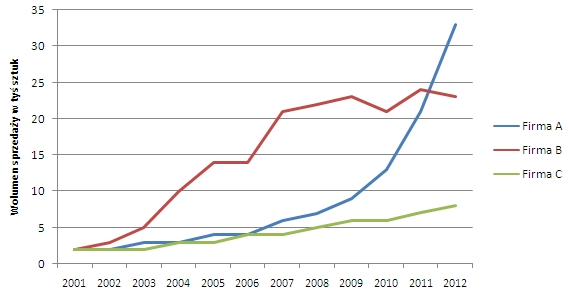
#> input picture images/klasa1.jpg, 569 x 295 px
$ python index.py
#> lines starting #> are read from the running program, lines starting #| are printed output that depends on the picture
import cv2
import numpy as np
import matplotlib.pyplot as plt
from skimage.metrics import peak_signal_noise_ratio as psnr
from skimage.metrics import structural_similarity as ssim
from skimage import io

# Ustawienia
class1_path = 'images/klasa1.jpg'
class2_path = 'images/klasa2.jpg'
class3_path = 'images/klasa3.jpg'
class4_path = 'images/klasa4.jpg'


#
# 1. Porównianie oryginalnych obrazów
#

# Wczytywanie obrazów
image1 = cv2.imread(class1_path, cv2.IMREAD_GRAYSCALE)
#> image1: shape (295, 569); min 0, max 255, mean 247.1
image2 = cv2.imread(class2_path, cv2.IMREAD_GRAYSCALE)
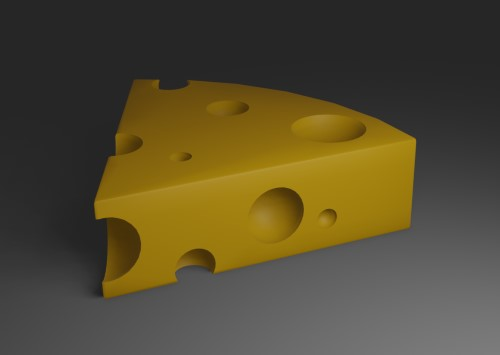
#> input picture images/klasa2.jpg, 500 x 355 px
#> image2: shape (355, 500); min 31, max 148, mean 75.2
image3 = cv2.imread(class3_path, cv2.IMREAD_GRAYSCALE)
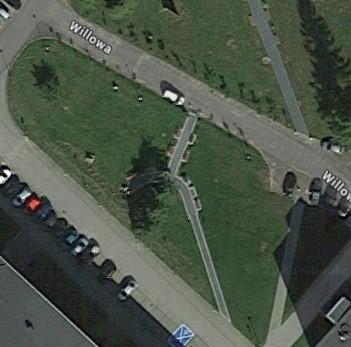
#> input picture images/klasa3.jpg, 351 x 347 px
#> image3: shape (347, 351); min 0, max 255, mean 79.7
image4 = cv2.imread(class4_path, cv2.IMREAD_GRAYSCALE)
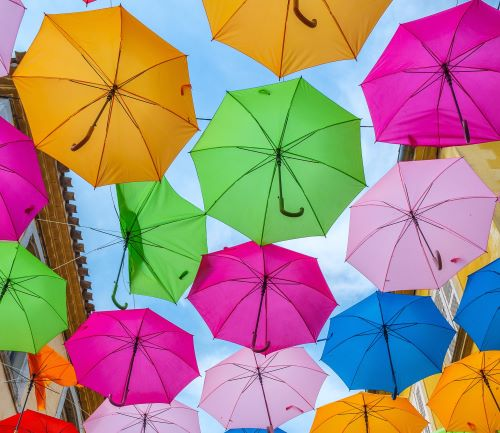
#> input picture images/klasa4.jpg, 500 x 433 px
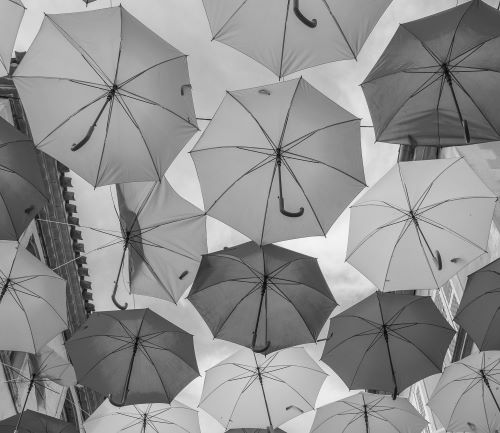
#> image4: shape (433, 500); min 0, max 251, mean 144

# Obliczanie histogramów
histogram1 = cv2.calcHist([image1], [0], None, [256], [0, 256])
#> histogram1 = 256 values, max 155157 at index 255, min 0 at index 2, mean 655.7
histogram2 = cv2.calcHist([image2], [0], None, [256], [0, 256])
#> histogram2 = 256 values, max 41948 at index 38, min 0 at index 0, mean 693.4
histogram3 = cv2.calcHist([image3], [0], None, [256], [0, 256])
#> histogram3 = 256 values, max 2693 at index 73, min 0 at index 247, mean 475.8
histogram4 = cv2.calcHist([image4], [0], None, [256], [0, 256])
#> histogram4 = 256 values, max 3043 at index 163, min 0 at index 1, mean 845.7

def show_histogram_plot(img_number, original_image):
#> called with img_number = 1
    histogram = cv2.calcHist([original_image], [0], None, [256], [0, 256])
#> histogram has the same summary as histogram1 outside show_histogram_plot
    plt.figure(figsize=(12, 4))
    plt.subplot(131), plt.imshow(original_image, cmap='gray'), plt.title(f'Obraz {img_number}')
    plt.subplot(132), plt.plot(histogram), plt.title(f'Histogram Obrazu {img_number}')
    plt.subplot(133), plt.hist(original_image.ravel(), 256, [0, 256]), plt.title(f'Histogram Obrazu {img_number} (inna metoda)')
    plt.show()
#> figure, not shown here; panel 2: curve peaks at x = 255, y = 155157; panel 3: tallest bar 155157 high, from x = 255 to 256

# Wyświetlenie histogramów
show_histogram_plot(1, image1)
show_histogram_plot(2, image2)
#> call 2 of show_histogram_plot, with img_number = 2
#> in show_histogram_plot (call 2), `histogram = cv2.calcHist([original_image], [0], None, [256], [0, 256])`: histogram has the same summary as histogram2 outside show_histogram_plot
#> in show_histogram_plot (call 2), `plt.show()`:
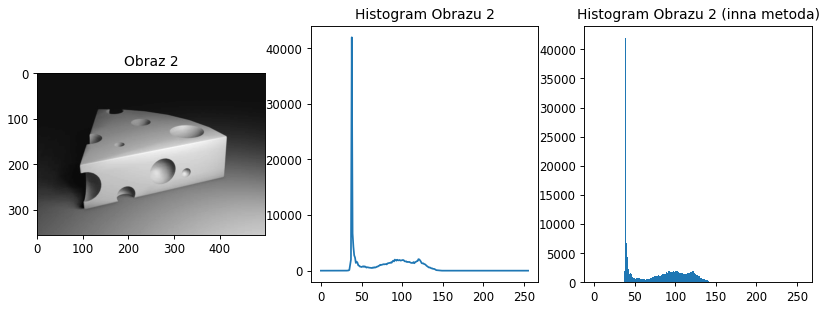
#> figure drawn by matplotlib, 3 panels; panel 2: curve peaks at x = 38, y = 41948; panel 3: tallest bar 41948 high, from x = 38 to 39
show_histogram_plot(3, image3)
#> call 3 of show_histogram_plot, with img_number = 3
#> in show_histogram_plot (call 3), `histogram = cv2.calcHist([original_image], [0], None, [256], [0, 256])`: histogram has the same summary as histogram3 outside show_histogram_plot
#> in show_histogram_plot (call 3), `plt.show()`:
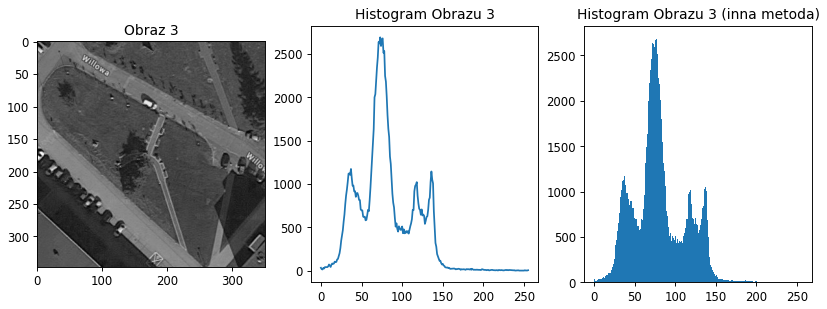
#> figure drawn by matplotlib, 3 panels; panel 2: curve peaks at x = 73, y = 2693; panel 3: tallest bar 2693 high, from x = 73 to 74
show_histogram_plot(4, image4)


#
# 2. Transformacje obrazów
#

# Wyrównanie histogramu (EQUALIZATION)
equalized_image1 = cv2.equalizeHist(image1)
equalized_image2 = cv2.equalizeHist(image2)
equalized_image3 = cv2.equalizeHist(image3)
equalized_image4 = cv2.equalizeHist(image4)

# Rozciąganie histogramu (STRECHING)
min_pixel_value = 50 # Minimalna wartość piksela po rozciągnięciu
max_pixel_value = 200 # Maksymalna wartość piksela po rozciągnięciu
stretched_image1 = cv2.normalize(image1, None, min_pixel_value, max_pixel_value, cv2.NORM_MINMAX)
stretched_image2 = cv2.normalize(image2, None, min_pixel_value, max_pixel_value, cv2.NORM_MINMAX)
stretched_image3 = cv2.normalize(image3, None, min_pixel_value, max_pixel_value, cv2.NORM_MINMAX)
stretched_image4 = cv2.normalize(image4, None, min_pixel_value, max_pixel_value, cv2.NORM_MINMAX)

# Skalowanie histogramu (SCALING)
alpha = 1.5 # Współczynnik skali
scaled_image1 = cv2.multiply(image1, alpha)
scaled_image2 = cv2.multiply(image2, alpha)
scaled_image3 = cv2.multiply(image3, alpha)
scaled_image4 = cv2.multiply(image4, alpha)

# Wygładzanie i wyostrzanie (za pomocą filtra Gaussa)
kernel_size = (5, 5) # Rozmiar jądra filtra Gaussa
smoothed_image1 = cv2.GaussianBlur(image1, kernel_size, 0)
smoothed_image2 = cv2.GaussianBlur(image2, kernel_size, 0)
smoothed_image3 = cv2.GaussianBlur(image3, kernel_size, 0)
smoothed_image4 = cv2.GaussianBlur(image4, kernel_size, 0)
sharpened_image1 = cv2.addWeighted(image1, 1.5, smoothed_image1, -0.5, 0)
sharpened_image2 = cv2.addWeighted(image2, 1.5, smoothed_image2, -0.5, 0)
sharpened_image3 = cv2.addWeighted(image3, 1.5, smoothed_image3, -0.5, 0)
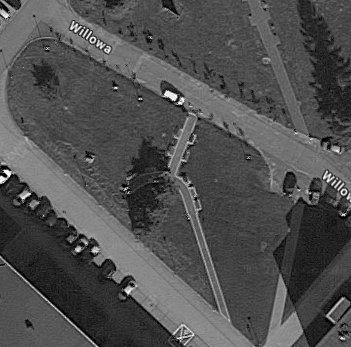
#> sharpened_image3: shape (347, 351); min 0, max 255, mean 79.7
sharpened_image4 = cv2.addWeighted(image4, 1.5, smoothed_image4, -0.5, 0)

def show_transformed_plot(img_number, original_image, equalized_image, stretched_image, scaled_image, smoothed_image, sharpened_image):
#> called with img_number = 1
    plt.figure(figsize=(12, 4))
    plt.subplot(231), plt.imshow(original_image, cmap='gray'), plt.title(f'Obraz {img_number}')
    plt.subplot(232), plt.imshow(equalized_image, cmap='gray'), plt.title(f'Wyrównany Obraz {img_number}')
    plt.subplot(233), plt.imshow(stretched_image, cmap='gray'), plt.title(f'Rozciągnięty Obraz {img_number}')
    plt.subplot(234), plt.imshow(scaled_image, cmap='gray'), plt.title(f'Skalowany Obraz {img_number}')
    plt.subplot(235), plt.imshow(smoothed_image, cmap='gray'), plt.title(f'Wygładzony Obraz {img_number}')
    plt.subplot(236), plt.imshow(sharpened_image, cmap='gray'), plt.title(f'Wyostrzony Obraz {img_number}')
    plt.show()

# Wyświetlenie obrazów wynikowych
show_transformed_plot(1, image1, equalized_image1, stretched_image1, scaled_image1, smoothed_image1, sharpened_image1)
show_transformed_plot(2, image2, equalized_image2, stretched_image2, scaled_image2, smoothed_image2, sharpened_image2)
show_transformed_plot(3, image3, equalized_image3, stretched_image3, scaled_image3, smoothed_image3, sharpened_image3)
show_transformed_plot(4, image4, equalized_image4, stretched_image4, scaled_image4, smoothed_image4, sharpened_image4)


#
# 3. Ocena PSNR
#

def show_psnr_ssim(img_number, original_image, equalized_image, stretched_image, scaled_image, smoothed_image, sharpened_image):
    # Obliczenie wskaźnika PSNR
#> called with img_number = 1
    psnr_equalized = psnr(original_image, equalized_image)
#> psnr_equalized = 15.7
    psnr_stretched = psnr(original_image, stretched_image)
#> psnr_stretched = 13.57
    psnr_scaled = psnr(original_image, scaled_image)
#> psnr_scaled = 24.11
    psnr_smoothed = psnr(original_image, smoothed_image)
#> psnr_smoothed = 22.32
    psnr_sharpened = psnr(original_image, sharpened_image)
#> psnr_sharpened = 31.57

    # Obliczenie wskaźnika SSIM
    ssim_equalized = ssim(original_image, equalized_image)
#> ssim_equalized = 0.847
    ssim_stretched = ssim(original_image, stretched_image)
#> ssim_stretched = 0.938
    ssim_scaled = ssim(original_image, scaled_image)
#> ssim_scaled = 0.928
    ssim_smoothed = ssim(original_image, smoothed_image)
#> ssim_smoothed = 0.842
    ssim_sharpened = ssim(original_image, sharpened_image)
#> ssim_sharpened = 0.993

    # Wyświetlenie wyników
    print(f'-------- OBRAZ NR {img_number} --------')
    print(f'PSNR po wyrównaniu histogramu: {psnr_equalized:.2f}')
#| PSNR po wyrównaniu histogramu: 15.70
    print(f'PSNR po rozciągnięciu histogramu: {psnr_stretched:.2f}')
#| PSNR po rozciągnięciu histogramu: 13.57
    print(f'PSNR po skalowaniu histogramu: {psnr_scaled:.2f}')
#| PSNR po skalowaniu histogramu: 24.11
    print(f'PSNR po wygładzeniu histogramu: {psnr_smoothed:.2f}')
#| PSNR po wygładzeniu histogramu: 22.32
    print(f'PSNR po wyostrzeniu histogramu: {psnr_sharpened:.2f}')
#| PSNR po wyostrzeniu histogramu: 31.57

    print(f'SSIM po wyrównaniu histogramu: {ssim_equalized:.2f}')
#| SSIM po wyrównaniu histogramu: 0.85
    print(f'SSIM po rozciągnięciu histogramu: {ssim_stretched:.2f}')
#| SSIM po rozciągnięciu histogramu: 0.94
    print(f'SSIM po skalowaniu histogramu: {ssim_scaled:.2f}')
#| SSIM po skalowaniu histogramu: 0.93
    print(f'SSIM po wygładzeniu histogramu: {ssim_smoothed:.2f}')
#| SSIM po wygładzeniu histogramu: 0.84
    print(f'SSIM po wyostrzeniu histogramu: {ssim_sharpened:.2f}')
#| SSIM po wyostrzeniu histogramu: 0.99
    print('')

show_psnr_ssim(1, image1, equalized_image1, stretched_image1, scaled_image1, smoothed_image1, sharpened_image1)
show_psnr_ssim(2, image2, equalized_image2, stretched_image2, scaled_image2, smoothed_image2, sharpened_image2)
#| PSNR po wyrównaniu histogramu: 11.42
#| PSNR po rozciągnięciu histogramu: 17.80
#| PSNR po skalowaniu histogramu: 15.84
#| PSNR po wygładzeniu histogramu: 45.74
#| PSNR po wyostrzeniu histogramu: 51.56
#| SSIM po wyrównaniu histogramu: 0.80
#| SSIM po rozciągnięciu histogramu: 0.93
#| SSIM po skalowaniu histogramu: 0.91
#| SSIM po wygładzeniu histogramu: 0.99
#| SSIM po wyostrzeniu histogramu: 1.00
show_psnr_ssim(3, image3, equalized_image3, stretched_image3, scaled_image3, smoothed_image3, sharpened_image3)
#| PSNR po wyrównaniu histogramu: 11.83
#| PSNR po rozciągnięciu histogramu: 21.35
#| PSNR po skalowaniu histogramu: 15.53
#| PSNR po wygładzeniu histogramu: 30.48
#| PSNR po wyostrzeniu histogramu: 36.68
#| SSIM po wyrównaniu histogramu: 0.63
#| SSIM po rozciągnięciu histogramu: 0.89
#| SSIM po skalowaniu histogramu: 0.87
#| SSIM po wygładzeniu histogramu: 0.87
#| SSIM po wyostrzeniu histogramu: 0.98
show_psnr_ssim(4, image4, equalized_image4, stretched_image4, scaled_image4, smoothed_image4, sharpened_image4)
#| PSNR po wyrównaniu histogramu: 17.54
#| PSNR po rozciągnięciu histogramu: 22.17
#| PSNR po skalowaniu histogramu: 12.04
#| PSNR po wygładzeniu histogramu: 28.23
#| PSNR po wyostrzeniu histogramu: 34.25
#| SSIM po wyrównaniu histogramu: 0.83
#| SSIM po rozciągnięciu histogramu: 0.93
#| SSIM po skalowaniu histogramu: 0.86
#| SSIM po wygładzeniu histogramu: 0.85
#| SSIM po wyostrzeniu histogramu: 0.98
